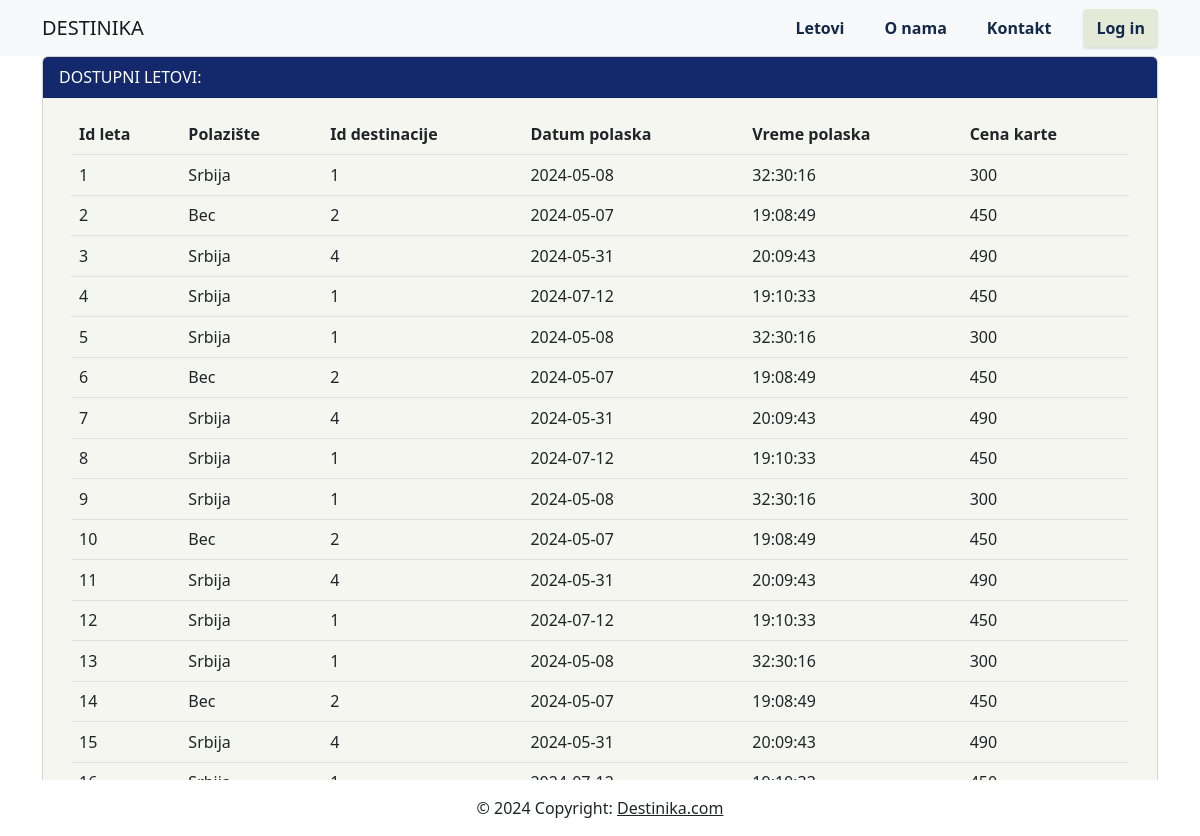
Page /stranice/letovi.php on the committed database.
### tables this page shows
CREATE TABLE IF NOT EXISTS `raspolozivi_letovi` (
  `id_leta` int NOT NULL AUTO_INCREMENT,
  `polaziste` varchar(54) NOT NULL,
  `id_destinacije` int NOT NULL,
  `datum_polaska` date NOT NULL,
  `vreme_polaska` time NOT NULL,
  `cena_karte` int NOT NULL,
  PRIMARY KEY (`id_leta`),
  KEY `fk_destinacija` (`id_destinacije`)
);

### stranice/letovi.php (the view, shortened to what this page needs)
<?php
   require_once("../php/baza.php");
   $data = $conn->query("SELECT * FROM raspolozivi_letovi");
   ?>
<!DOCTYPE html>
<html lang="en">
   <head>
      <link href="https://cdn.jsdelivr.net/npm/bootstrap@5.2.3/dist/css/bootstrap.min.css" rel="stylesheet">
      <link rel="stylesheet" href="../styles/letovi.css">
   </head>
   <body>
      <nav class="navbar navbar-expand-lg  bg-light navbar-light">
         <div class="container">
            <a class="navbar-brand" href="http://localhost/putnicka_agencija/stranice/stranica.php"
               id="logo">DESTINIKA
            </a>
            <div class="collapse navbar-collapse" id="navbarSupportedContent">
               <ul class="navbar-nav ms-auto align-items-center">
                  <li class="nav-item">
                     <a class="nav-link mx-2" href="http://localhost/putnicka_agencija/stranice/letovi.php"><i class="fas fa-bell pe-2"></i>Letovi</a>
                  </li>
                  <li class="nav-item">
                     <a class="nav-link mx-2" href="http://localhost/putnicka_agencija/stranice/O_nama.php"><i class="fas fa-heart pe-2"></i>O nama</a>
                  </li>
                  <li class="nav-item">
                     <a class="nav-link mx-2" href="http://localhost/putnicka_agencija/stranice/kontakt.php"><i class="fas fa-bell pe-2"></i>Kontakt</a>
                  </li>
                  <li class="nav-item ms-3">
                     <?php
                        if(isset($_SESSION["ime"])){
                          echo $_SESSION["ime"] . " " . $_SESSION["prezime"];
                        }
                        else{
                          ?>
                     <a class="btn btn-black btn-rounded"href="http://localhost/putnicka_agencija/prijava/login.php#!" >Log in</a>
                     <?php
                        }
                        ?>
                  </li>
               </ul>
            </div>
         </div>
      </nav>
      <div class="container">
      <div class="card">
         <div class="card-header d-flex justify-content-between align-items-center" style="background-color: #13296B; color:white;">
            <span>DOSTUPNI LETOVI:</span>
         </div>
         <div class="card-body" style="background-color:  #F4F6EF;">
            <div class="container">
               <table class="table table-striped">
                  <thead>
                     <tr>
                        <th scope="col">Id leta</th>
                        <th scope="col">Polazište</th>
                        <th scope="col">Id destinacije</th>
                        <th scope="col">Datum polaska</th>
                        <th scope="col">Vreme polaska</th>
                        <th scope="col">Cena karte</th>
                     </tr>
                  </thead>
                  <tbody>
                     <?php
                        foreach ($data as $row) {
                          ?>
                     <tr>
                     <tr>
                        <td><?php
                           echo $row["id_leta"];?></td>
                        <td><?php
                           echo $row["polaziste"];?></td>
                        <td><?php
                           echo $row["id_destinacije"];?></td>
                        <td><?php
                           echo $row["datum_polaska"];?></td>
                        <td><?php
                           echo $row["vreme_polaska"];?></td>
                        <td><?php
                           echo $row["cena_karte"];?></td>
                     </tr>
                     </tr>
                     <?php
                        }
                        ?>
                  </tbody>
               </table>
            </div>
         </div>
      </div>
      <footer class="bg-body-tertiary text-center fixed-bottom">
         <div class="container p-4"></div>
         <div class="text-center p-3" style="background-color:#FFFFFF;">
            © 2024 Copyright:
            <a class="text-body" href="http://localhost/putnicka_agencija/stranice/stranica.php">Destinika.com</a>
         </div>
      </footer>
   </body>
</html>

### styles/letovi.css (style rules this page uses)
.navbar { background-color: #F4F6EF; }
.navbar .nav-link, .navbar .btn { color: #13294B; font-weight: bold; }
.btn-black { background-color: #E4E9D8; color: #13294B; border-radius: 0.25rem; box-shadow: 0 2px 2px rgba(0, 0, 0, 0.1); }

### rows in the picture
raspolozivi_letovi: id_leta "1", polaziste "Srbija", id_destinacije "1", datum_polaska "2024-05-08", vreme_polaska "32:30:16", cena_karte "300"
raspolozivi_letovi: id_leta "2", polaziste "Bec", id_destinacije "2", datum_polaska "2024-05-07", vreme_polaska "19:08:49", cena_karte "450"
raspolozivi_letovi: id_leta "3", polaziste "Srbija", id_destinacije "4", datum_polaska "2024-05-31", vreme_polaska "20:09:43", cena_karte "490"
raspolozivi_letovi: id_leta "4", polaziste "Srbija", id_destinacije "1", datum_polaska "2024-07-12", vreme_polaska "19:10:33", cena_karte "450"
raspolozivi_letovi: id_leta "5", polaziste "Srbija", id_destinacije "1", datum_polaska "2024-05-08", vreme_polaska "32:30:16", cena_karte "300"
raspolozivi_letovi: id_leta "6", polaziste "Bec", id_destinacije "2", datum_polaska "2024-05-07", vreme_polaska "19:08:49", cena_karte "450"
raspolozivi_letovi: id_leta "7", polaziste "Srbija", id_destinacije "4", datum_polaska "2024-05-31", vreme_polaska "20:09:43", cena_karte "490"
raspolozivi_letovi: id_leta "8", polaziste "Srbija", id_destinacije "1", datum_polaska "2024-07-12", vreme_polaska "19:10:33", cena_karte "450"
raspolozivi_letovi: id_leta "9", polaziste "Srbija", id_destinacije "1", datum_polaska "2024-05-08", vreme_polaska "32:30:16", cena_karte "300"
raspolozivi_letovi: id_leta "10", polaziste "Bec", id_destinacije "2", datum_polaska "2024-05-07", vreme_polaska "19:08:49", cena_karte "450"
raspolozivi_letovi: id_leta "11", polaziste "Srbija", id_destinacije "4", datum_polaska "2024-05-31", vreme_polaska "20:09:43", cena_karte "490"
raspolozivi_letovi: id_leta "12", polaziste "Srbija", id_destinacije "1", datum_polaska "2024-07-12", vreme_polaska "19:10:33", cena_karte "450"
raspolozivi_letovi: id_leta "13", polaziste "Srbija", id_destinacije "1", datum_polaska "2024-05-08", vreme_polaska "32:30:16", cena_karte "300"
raspolozivi_letovi: id_leta "14", polaziste "Bec", id_destinacije "2", datum_polaska "2024-05-07", vreme_polaska "19:08:49", cena_karte "450"
raspolozivi_letovi: id_leta "15", polaziste "Srbija", id_destinacije "4", datum_polaska "2024-05-31", vreme_polaska "20:09:43", cena_karte "490"
